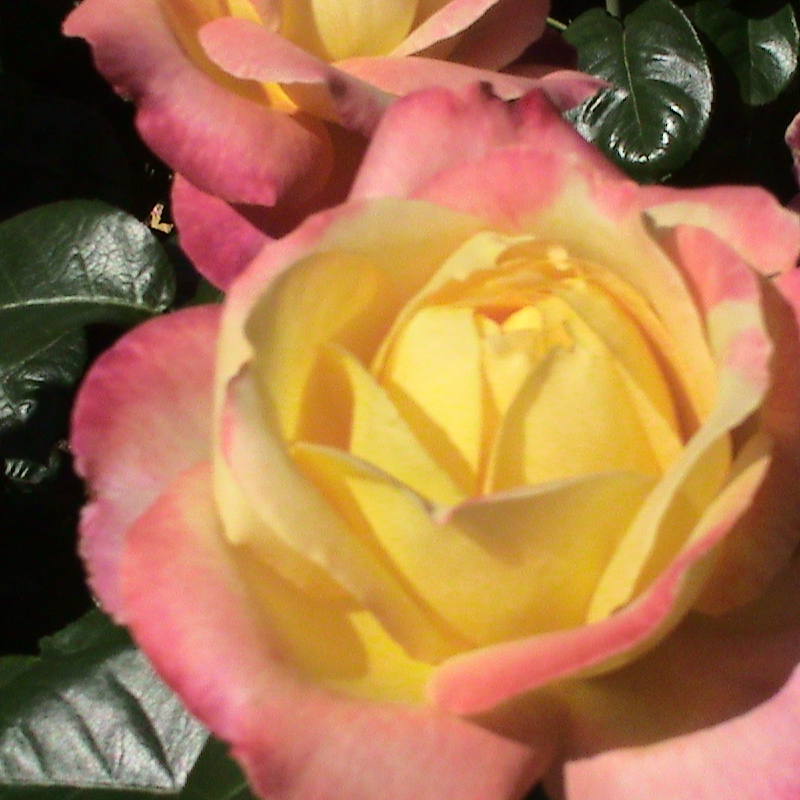
#> input picture hw4/LovePeace rose.tif, 800 x 800 px
$ python code_1.py
#> lines starting #> are read from the running program, lines starting #| are printed output that depends on the picture
import cv2
import numpy as np
import matplotlib.pyplot as plt
from PIL import Image
from scipy import signal
import math
def save_img(path, name, img):
    fig = plt.figure()
    fig.set_size_inches((4,4))
    ax = plt.Axes(fig, [0., 0., 1., 1.])
    ax.set_axis_off()
    fig.add_axes(ax)
    plt.set_cmap('gray')
    ax.imshow(img)
    plt.savefig(path + name + '.tif', dpi=200)
    plt.close()

def rgb_to_hsi(img):
    rows = int(img.shape[0])
    cols = int(img.shape[1])
    R, G, B = cv2.split(img)
    R = R / 255.0
    G = G / 255.0
    B = B / 255.0
    dst = img.copy()
    H, S, I = cv2.split(dst)
    for i in range(rows):
        for j in range(cols):
            num = 0.5 * ((R[i, j] - G[i, j]) + (R[i, j] - B[i, j]))
            den = np.sqrt((R[i, j] - G[i, j]) ** 2 + (R[i, j] - B[i, j]) * (G[i, j] - B[i, j]))

            if den == 0:
                H = 0
            else:
                theta = float(np.arccos(num / den))
                if B[i, j] <= G[i, j]:
                    H = theta
                else:
                    H = 2 * math.pi - theta

            min_rgb = min(min(R[i, j], G[i, j]), B[i, j])
            sum = R[i, j] + G[i, j] + B[i, j]
            if sum == 0:
                S = 0
            else:
                S = 1 - 3 * min_rgb / sum

            H = H / (2 * math.pi)
            I = sum / 3.0
            dst[i, j, 0] = H * 255
            dst[i, j, 1] = S * 255
            dst[i, j, 2] = I * 255
    return dst

def hsi_to_rgb(img):
    rows = int(img.shape[0])
    cols = int(img.shape[1])
    H, S, I = cv2.split(img)
    H = H / 255.0
    S = S / 255.0
    I = I / 255.0
    dst = img.copy()
    B, G, R = cv2.split(dst)
    for i in range(rows):
        for j in range(cols):
            H[i, j] *= 360
            if H[i, j] >= 0 and H[i, j] < 120:
                B = I[i, j] * (1 - S[i, j])
                R = I[i, j] * (1 + (S[i, j] * math.cos(H[i, j]*math.pi/180)) / math.cos((60 - H[i, j])*math.pi/180))
                G = 3 * I[i, j] - (R + B)
            elif H[i, j] >= 120 and H[i, j] < 240:
                H[i, j] = H[i, j] - 120
                R = I[i, j] * (1 - S[i, j])
                G = I[i, j] * (1 + (S[i, j] * math.cos(H[i, j]*math.pi/180)) / math.cos((60 - H[i, j])*math.pi/180))
                B = 3 * I[i, j] - (R + G)
            elif H[i, j] >= 240 and H[i, j] <= 360:
                H[i, j] = H[i, j] - 240
                G = I[i, j] * (1 - S[i, j])
                B = I[i, j] * (1 + (S[i, j] * math.cos(H[i, j]*math.pi/180)) / math.cos((60 - H[i, j])*math.pi/180))
                R = 3 * I[i, j] - (G + B)
            dst[i, j, 0] = R * 255
            dst[i, j, 1] = G * 255
            dst[i, j, 2] = B * 255
    return dst
if __name__ == '__main__':
    img = cv2.imread('LovePeace rose.tif') # fruit blurred-noisy.tif index.jpeg
#> img is the input picture: shape (800, 800, 3); mean B, G, R 76.3, 118.6, 169.2
    img = cv2.cvtColor(img, cv2.COLOR_BGR2RGB)
    path = 'Result/'

    # (a):
    red = img.copy()
    green = img.copy()
    blue = img.copy()
    red[:, :, 1] = 0
    red[:, :, 2] = 0
    green[:, :, 0] = 0
    green[:, :, 2] = 0
    blue[:, :, 0] = 0
    blue[:, :, 1] = 0
    red = cv2.cvtColor(red, cv2.COLOR_RGB2GRAY)
#> red: shape (800, 800)
    green = cv2.cvtColor(green, cv2.COLOR_RGB2GRAY)
#> green: shape (800, 800)
    blue = cv2.cvtColor(blue, cv2.COLOR_RGB2GRAY)
#> blue: shape (800, 800)
    save_img(path, 'red', red)
    save_img(path, 'green', green)
    save_img(path, 'blue', blue)

    hsi = rgb_to_hsi(img)
#> after the loop in rgb_to_hsi, `for i in range(rows):`:
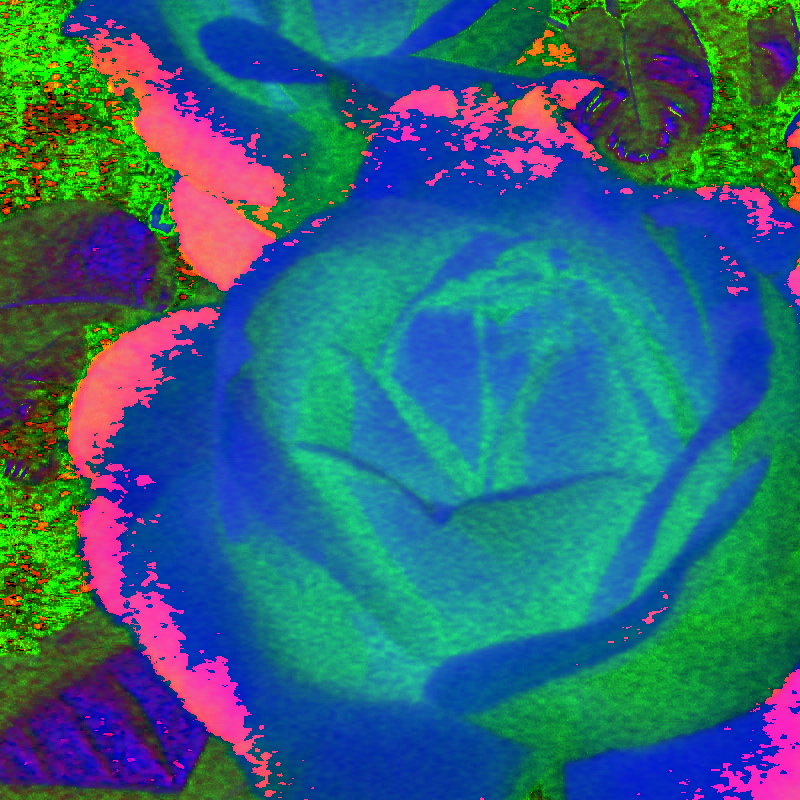
#> dst: shape (800, 800, 3); mean R, G, B 48.3, 102.9, 121
    h = hsi.copy()
    s = hsi.copy()
    i = hsi.copy()
    h[:, :, 1] = 0
    h[:, :, 2] = 0
    s[:, :, 0] = 0
    s[:, :, 2] = 0
    i[:, :, 0] = 0
    i[:, :, 1] = 0
    h = cv2.cvtColor(h, cv2.COLOR_RGB2GRAY)
#> h: shape (800, 800)
    s = cv2.cvtColor(s, cv2.COLOR_RGB2GRAY)
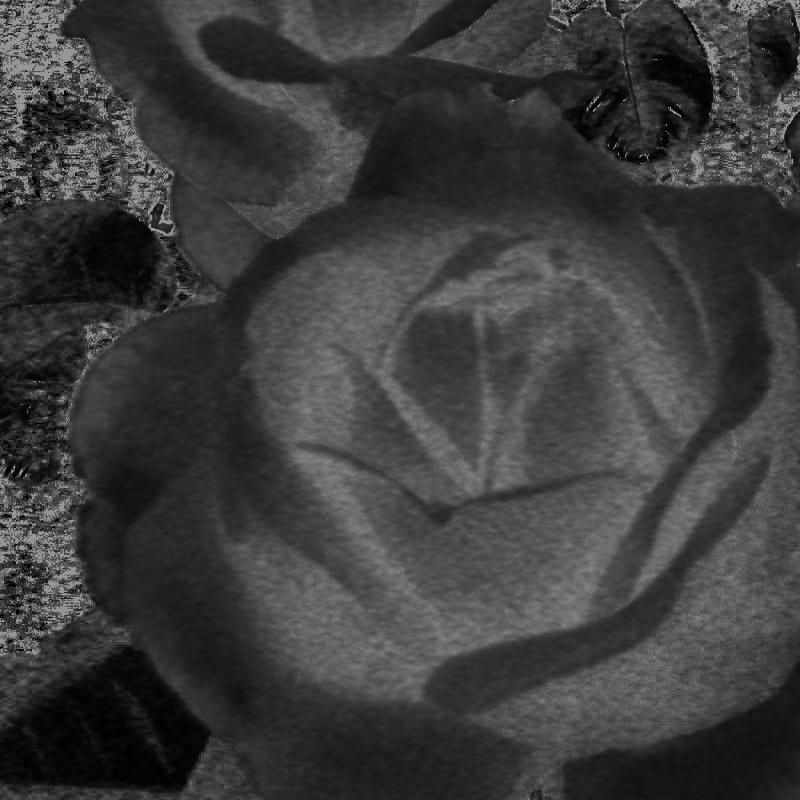
#> s: shape (800, 800); min 0, max 150, mean 60.4
    i = cv2.cvtColor(i, cv2.COLOR_RGB2GRAY)
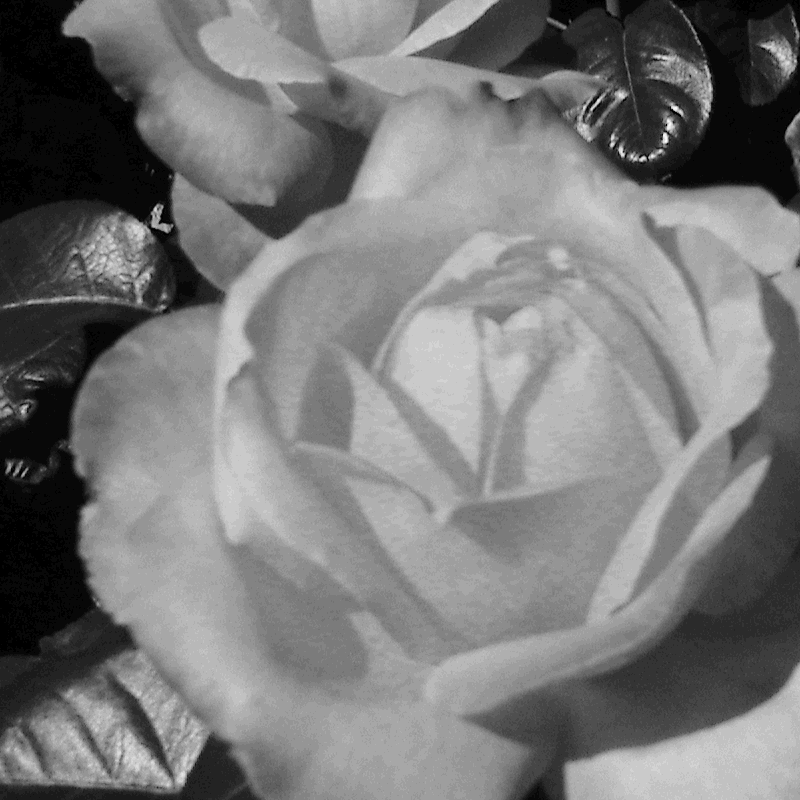
#> i: shape (800, 800); min 0, max 29, mean 13.8; drawn with min black and max white
    save_img(path, 'h', h)
    save_img(path, 's', s)
    save_img(path, 'i', i)

    # (b):
    kernel = np.array([[-1, -1, -1],
                        [-1, 9,-1],
                        [-1, -1, -1]])
    sharpended_rgb = cv2.filter2D(src=img, ddepth=-1, kernel=kernel)
    save_img(path, 'sharpened_rgb', sharpended_rgb)

    H, S, I = cv2.split(hsi)
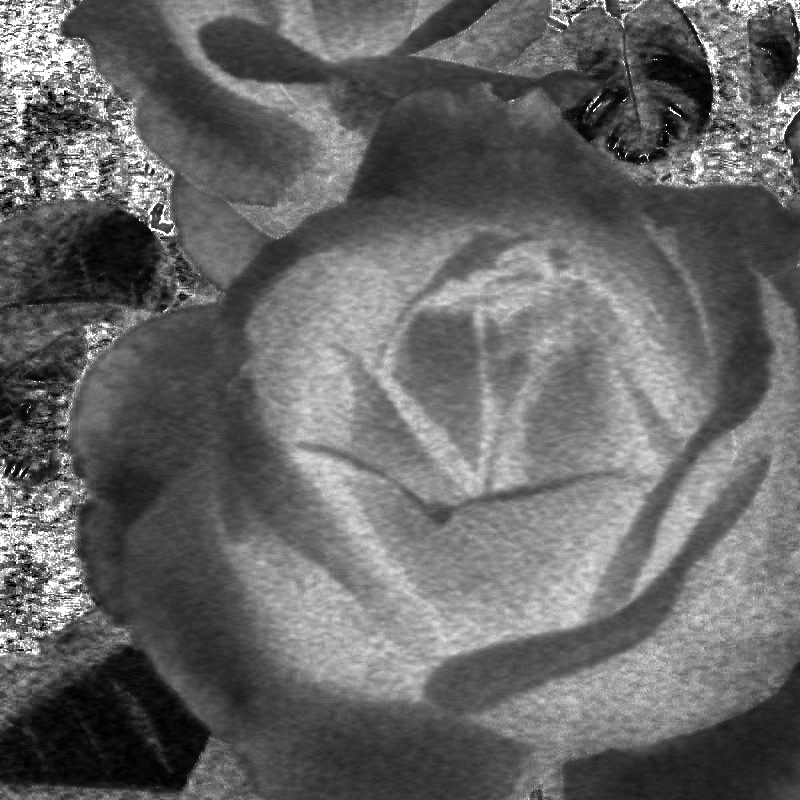
#> S: shape (800, 800); min 0, max 255, mean 102.9
    sharpended_hsi = hsi.copy()
    sharpended_I = cv2.filter2D(src=I, ddepth=-1, kernel=kernel)
    for i in range(int(hsi.shape[0])):
        for j in range(int(hsi.shape[1])):
            sharpended_hsi[i, j, 0] = H[i, j]
            sharpended_hsi[i, j, 1] = S[i, j]
            sharpended_hsi[i, j, 2] = sharpended_I[i, j]
    sharpended_hsi = hsi_to_rgb(sharpended_hsi)
#> after the loop in hsi_to_rgb, `for i in range(rows):`:
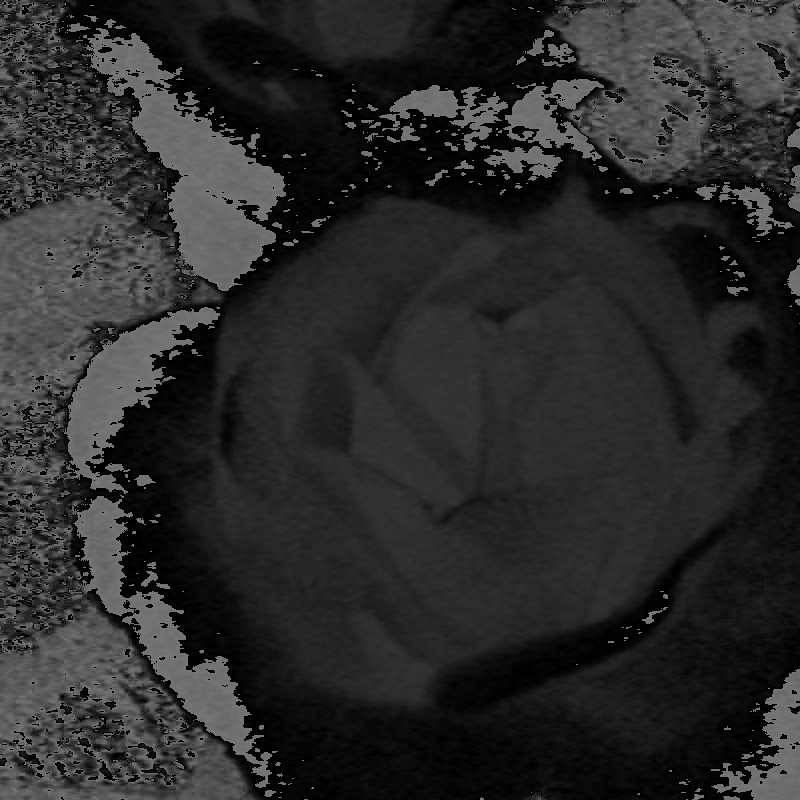
#> H: shape (800, 800) float64; min 0, max 118.6, mean 43.2
#> after the loop in hsi_to_rgb, `for i in range(rows):`:
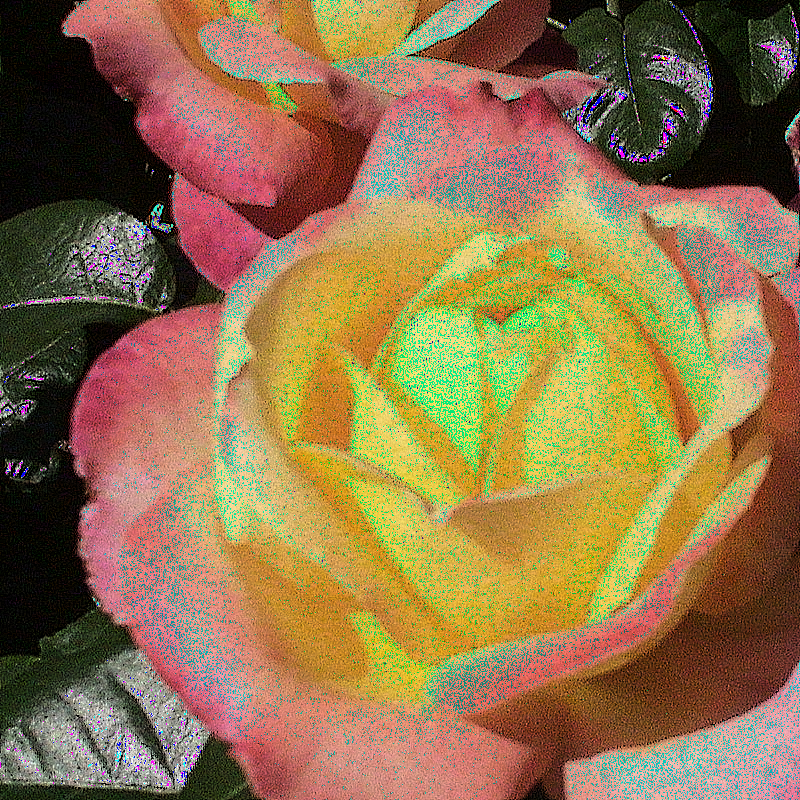
#> dst: shape (800, 800, 3); mean R, G, B 146.1, 116.3, 76.7
    save_img(path, 'sharpended_hsi', sharpended_hsi)

    # (c):
    diff = sharpended_rgb - sharpended_hsi
    diff = cv2.cvtColor(diff, cv2.COLOR_RGB2GRAY)
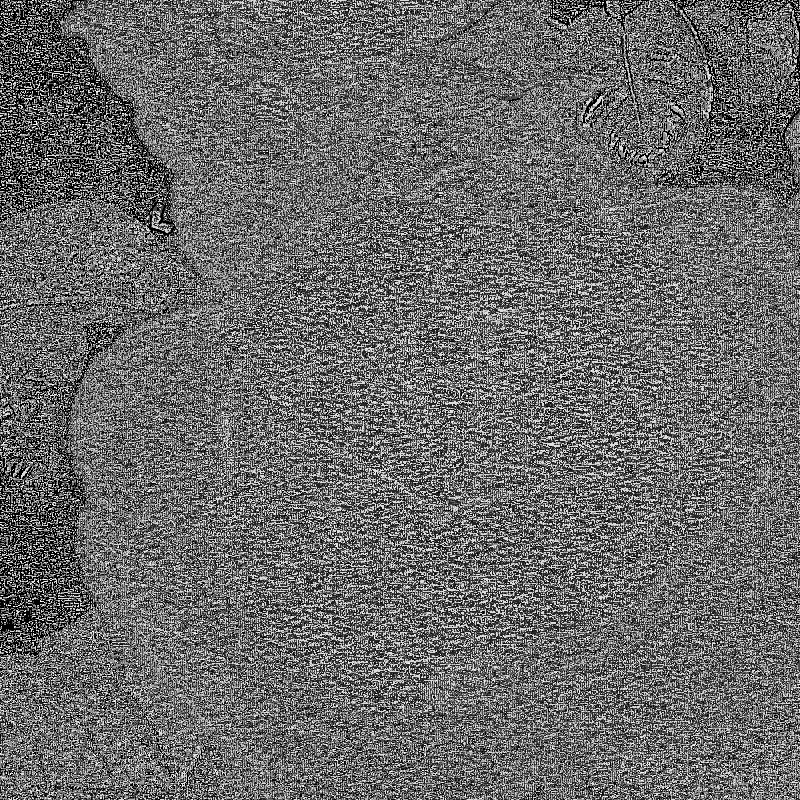
#> diff: shape (800, 800); min 0, max 255, mean 106.1
    save_img(path, 'diff', diff)

$ run again, with hw1/index.jpeg saved as hw4/LovePeace rose.tif
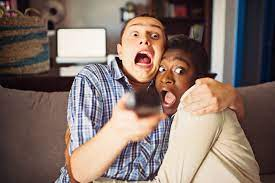
#> input picture hw1/index.jpeg, 275 x 183 px
#> img is the input picture: shape (183, 275, 3); mean B, G, R 106.1, 114, 132.6
#> after the loop in hsi_to_rgb, `for i in range(rows):`:
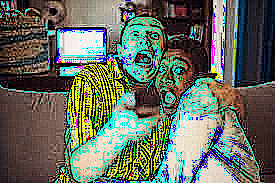
#> dst: shape (183, 275, 3); mean R, G, B 101.7, 107.6, 94.6
#> `diff = cv2.cvtColor(diff, cv2.COLOR_RGB2GRAY)`:
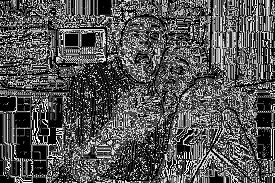
#> diff: shape (183, 275); min 0, max 255, mean 84
